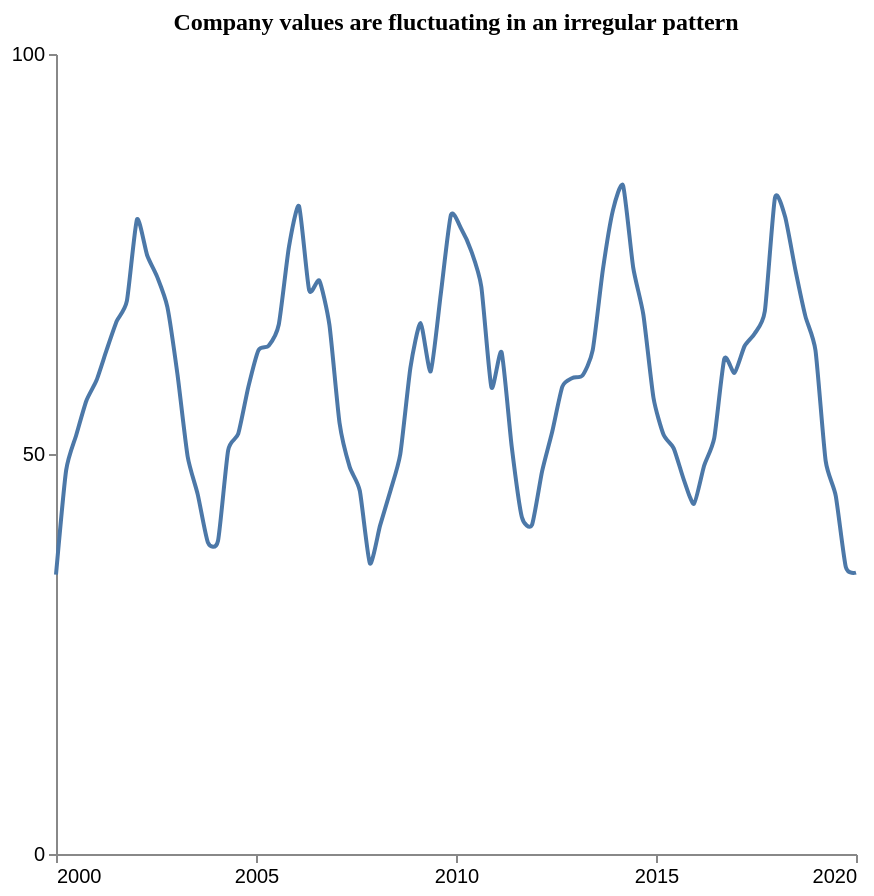

Vega-Lite specification for this chart:
### Vega-Lite specification from a JSON file in a GitHub repository (floating-point values rounded to 4 significant figures)
{"$schema": "https://vega.github.io/schema/vega-lite/v5.json", "description": "Pattern: Periodic", "data": {"values": [{"X": 2000.0, "Y": 34.92}, {"X": 2000.0, "Y": 47.95}, {"X": 2001.0, "Y": 52.37}, {"X": 2001.0, "Y": 56.66}, {"X": 2001.0, "Y": 59.21}, {"X": 2001.0, "Y": 63.01}, {"X": 2002.0, "Y": 66.62}, {"X": 2002.0, "Y": 69.13}, {"X": 2002.0, "Y": 79.33}, {"X": 2002.0, "Y": 74.85}, {"X": 2003.0, "Y": 72.11}, {"X": 2003.0, "Y": 68.36}, {"X": 2003.0, "Y": 59.9}, {"X": 2003.0, "Y": 49.69}, {"X": 2004.0, "Y": 44.92}, {"X": 2004.0, "Y": 38.94}, {"X": 2004.0, "Y": 39.16}, {"X": 2004.0, "Y": 50.47}, {"X": 2005.0, "Y": 52.54}, {"X": 2005.0, "Y": 58.42}, {"X": 2005.0, "Y": 62.99}, {"X": 2005.0, "Y": 63.53}, {"X": 2006.0, "Y": 66.19}, {"X": 2006.0, "Y": 75.86}, {"X": 2006.0, "Y": 80.99}, {"X": 2006.0, "Y": 70.46}, {"X": 2007.0, "Y": 71.67}, {"X": 2007.0, "Y": 66.14}, {"X": 2007.0, "Y": 53.88}, {"X": 2007.0, "Y": 48.38}, {"X": 2008.0, "Y": 45.41}, {"X": 2008.0, "Y": 36.31}, {"X": 2008.0, "Y": 41.04}, {"X": 2008.0, "Y": 45.3}, {"X": 2009.0, "Y": 50.01}, {"X": 2009.0, "Y": 60.8}, {"X": 2009.0, "Y": 66.39}, {"X": 2009.0, "Y": 60.33}, {"X": 2010.0, "Y": 70.03}, {"X": 2010.0, "Y": 79.88}, {"X": 2010.0, "Y": 78.19}, {"X": 2010.0, "Y": 75.4}, {"X": 2011.0, "Y": 70.91}, {"X": 2011.0, "Y": 58.32}, {"X": 2011.0, "Y": 62.73}, {"X": 2011.0, "Y": 50.94}, {"X": 2012.0, "Y": 42.13}, {"X": 2012.0, "Y": 41.12}, {"X": 2012.0, "Y": 47.82}, {"X": 2012.0, "Y": 52.77}, {"X": 2013.0, "Y": 58.42}, {"X": 2013.0, "Y": 59.51}, {"X": 2013.0, "Y": 59.83}, {"X": 2013.0, "Y": 62.97}, {"X": 2014.0, "Y": 73.0}, {"X": 2014.0, "Y": 80.49}, {"X": 2014.0, "Y": 83.55}, {"X": 2014.0, "Y": 73.3}, {"X": 2015.0, "Y": 67.43}, {"X": 2015.0, "Y": 57.04}, {"X": 2015.0, "Y": 52.4}, {"X": 2015.0, "Y": 50.71}, {"X": 2016.0, "Y": 46.77}, {"X": 2016.0, "Y": 43.77}, {"X": 2016.0, "Y": 48.53}, {"X": 2016.0, "Y": 51.99}, {"X": 2017.0, "Y": 61.92}, {"X": 2017.0, "Y": 60.14}, {"X": 2017.0, "Y": 63.5}, {"X": 2017.0, "Y": 65.07}, {"X": 2018.0, "Y": 67.87}, {"X": 2018.0, "Y": 82.05}, {"X": 2018.0, "Y": 79.65}, {"X": 2018.0, "Y": 73.12}, {"X": 2019.0, "Y": 67.24}, {"X": 2019.0, "Y": 62.94}, {"X": 2019.0, "Y": 49.17}, {"X": 2019.0, "Y": 44.78}, {"X": 2020.0, "Y": 35.83}, {"X": 2020.0, "Y": 35.18}]}, "mark": {"type": "line", "interpolate": "cardinal", "tension": 0.4}, "encoding": {"x": {"field": "X", "type": "quantitative", "title": "", "axis": {"grid": false, "format": "d", "values": [2000, 2005, 2010, 2015, 2020], "tickSize": 4}, "scale": {"domain": [2000, 2020]}}, "y": {"field": "Y", "type": "quantitative", "title": "", "axis": {"grid": false, "format": "d", "values": [0, 50, 100], "tickSize": 4, "tickOpacity": 1}, "scale": {"domain": [0, 100]}}}, "title": {"text": "Company values are fluctuating in an irregular pattern", "anchor": "middle", "font": "Tahoma", "fontSize": 12}, "config": {"lineBreak": "^", "view": {"stroke": null}}, "height": 400, "width": 400, "autosize": "pad"}
